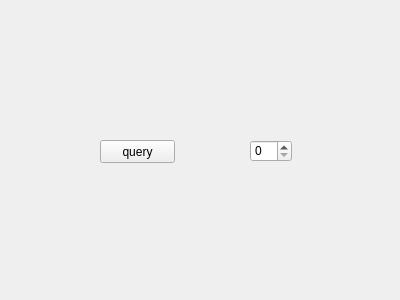
<?xml version="1.0" encoding="UTF-8"?>
<ui version="4.0">
 <class>Widget</class>
 <widget class="QWidget" name="Widget">
  <property name="geometry">
   <rect>
    <x>0</x>
    <y>0</y>
    <width>400</width>
    <height>300</height>
   </rect>
  </property>
  <property name="windowTitle">
   <string>Widget</string>
  </property>
  <widget class="QPushButton" name="pushButton">
   <property name="geometry">
    <rect>
     <x>100</x>
     <y>140</y>
     <width>75</width>
     <height>23</height>
    </rect>
   </property>
   <property name="text">
    <string>query</string>
   </property>
  </widget>
  <widget class="QSpinBox" name="spinBox">
   <property name="geometry">
    <rect>
     <x>250</x>
     <y>140</y>
     <width>42</width>
     <height>22</height>
    </rect>
   </property>
  </widget>
 </widget>
 <layoutdefault spacing="6" margin="11"/>
 <resources/>
 <connections/>
</ui>
